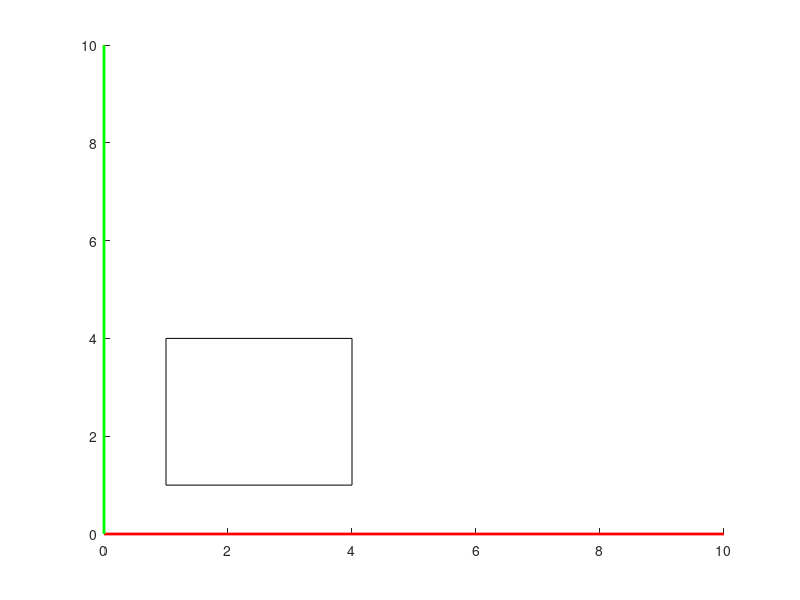

Here is the MATLAB script that generated this plot: (Note: this script raises an error after producing the figure.)
cuadrado = [1 4 4 1 1;
             1 1 4 4 1;
             0 0 0 0 0;
             1 1 1 1 1];
dy = 4;
clf
%Cuadrado
for i = 0:0.1:dy
    clf
    %Se dibujan los ejes
    line([0 10],[0 0],[0 0],'color','red','linewidth', 2)
    line([0 0],[0 10],[0 0],'color','green','linewidth', 2)
    hold on

    %Cuadrado original
    line(cuadrado(1,:), cuadrado(2,:), 'color', 'black')

    %Traslación cuadrado
    cuadrado2 = Traslacion(0, i, 0, cuadrado1); 
    line(cuadrado2(1,:), cuadrado2(2,:), 'color', 'blue')

    axis equal;

    pause(0.1)
end
